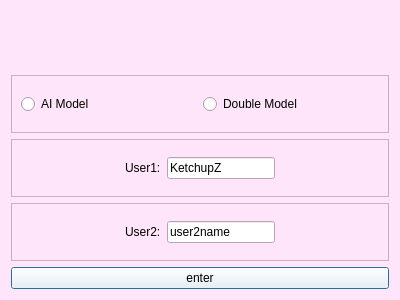
<?xml version="1.0" encoding="UTF-8"?>
<ui version="4.0">
 <class>SelectModelDialogUi</class>
 <widget class="QDialog" name="SelectModelDialogUi">
  <property name="geometry">
   <rect>
    <x>0</x>
    <y>0</y>
    <width>400</width>
    <height>300</height>
   </rect>
  </property>
  <property name="palette">
   <palette>
    <active>
     <colorrole role="WindowText">
      <brush brushstyle="SolidPattern">
       <color alpha="255">
        <red>0</red>
        <green>0</green>
        <blue>0</blue>
       </color>
      </brush>
     </colorrole>
     <colorrole role="Button">
      <brush brushstyle="SolidPattern">
       <color alpha="255">
        <red>255</red>
        <green>229</green>
        <blue>250</blue>
       </color>
      </brush>
     </colorrole>
     <colorrole role="Light">
      <brush brushstyle="SolidPattern">
       <color alpha="255">
        <red>255</red>
        <green>255</green>
        <blue>255</blue>
       </color>
      </brush>
     </colorrole>
     <colorrole role="Midlight">
      <brush brushstyle="SolidPattern">
       <color alpha="255">
        <red>255</red>
        <green>242</green>
        <blue>252</blue>
       </color>
      </brush>
     </colorrole>
     <colorrole role="Dark">
      <brush brushstyle="SolidPattern">
       <color alpha="255">
        <red>127</red>
        <green>114</green>
        <blue>125</blue>
       </color>
      </brush>
     </colorrole>
     <colorrole role="Mid">
      <brush brushstyle="SolidPattern">
       <color alpha="255">
        <red>170</red>
        <green>153</green>
        <blue>167</blue>
       </color>
      </brush>
     </colorrole>
     <colorrole role="Text">
      <brush brushstyle="SolidPattern">
       <color alpha="255">
        <red>0</red>
        <green>0</green>
        <blue>0</blue>
       </color>
      </brush>
     </colorrole>
     <colorrole role="BrightText">
      <brush brushstyle="SolidPattern">
       <color alpha="255">
        <red>255</red>
        <green>255</green>
        <blue>255</blue>
       </color>
      </brush>
     </colorrole>
     <colorrole role="ButtonText">
      <brush brushstyle="SolidPattern">
       <color alpha="255">
        <red>0</red>
        <green>0</green>
        <blue>0</blue>
       </color>
      </brush>
     </colorrole>
     <colorrole role="Base">
      <brush brushstyle="SolidPattern">
       <color alpha="255">
        <red>255</red>
        <green>255</green>
        <blue>255</blue>
       </color>
      </brush>
     </colorrole>
     <colorrole role="Window">
      <brush brushstyle="SolidPattern">
       <color alpha="255">
        <red>255</red>
        <green>229</green>
        <blue>250</blue>
       </color>
      </brush>
     </colorrole>
     <colorrole role="Shadow">
      <brush brushstyle="SolidPattern">
       <color alpha="255">
        <red>0</red>
        <green>0</green>
        <blue>0</blue>
       </color>
      </brush>
     </colorrole>
     <colorrole role="AlternateBase">
      <brush brushstyle="SolidPattern">
       <color alpha="255">
        <red>255</red>
        <green>242</green>
        <blue>252</blue>
       </color>
      </brush>
     </colorrole>
     <colorrole role="ToolTipBase">
      <brush brushstyle="SolidPattern">
       <color alpha="255">
        <red>255</red>
        <green>255</green>
        <blue>220</blue>
       </color>
      </brush>
     </colorrole>
     <colorrole role="ToolTipText">
      <brush brushstyle="SolidPattern">
       <color alpha="255">
        <red>0</red>
        <green>0</green>
        <blue>0</blue>
       </color>
      </brush>
     </colorrole>
     <colorrole role="PlaceholderText">
      <brush brushstyle="SolidPattern">
       <color alpha="128">
        <red>0</red>
        <green>0</green>
        <blue>0</blue>
       </color>
      </brush>
     </colorrole>
    </active>
    <inactive>
     <colorrole role="WindowText">
      <brush brushstyle="SolidPattern">
       <color alpha="255">
        <red>0</red>
        <green>0</green>
        <blue>0</blue>
       </color>
      </brush>
     </colorrole>
     <colorrole role="Button">
      <brush brushstyle="SolidPattern">
       <color alpha="255">
        <red>255</red>
        <green>229</green>
        <blue>250</blue>
       </color>
      </brush>
     </colorrole>
     <colorrole role="Light">
      <brush brushstyle="SolidPattern">
       <color alpha="255">
        <red>255</red>
        <green>255</green>
        <blue>255</blue>
       </color>
      </brush>
     </colorrole>
     <colorrole role="Midlight">
      <brush brushstyle="SolidPattern">
       <color alpha="255">
        <red>255</red>
        <green>242</green>
        <blue>252</blue>
       </color>
      </brush>
     </colorrole>
     <colorrole role="Dark">
      <brush brushstyle="SolidPattern">
       <color alpha="255">
        <red>127</red>
        <green>114</green>
        <blue>125</blue>
       </color>
      </brush>
     </colorrole>
     <colorrole role="Mid">
      <brush brushstyle="SolidPattern">
       <color alpha="255">
        <red>170</red>
        <green>153</green>
        <blue>167</blue>
       </color>
      </brush>
     </colorrole>
     <colorrole role="Text">
      <brush brushstyle="SolidPattern">
       <color alpha="255">
        <red>0</red>
        <green>0</green>
        <blue>0</blue>
       </color>
      </brush>
     </colorrole>
     <colorrole role="BrightText">
      <brush brushstyle="SolidPattern">
       <color alpha="255">
        <red>255</red>
        <green>255</green>
        <blue>255</blue>
       </color>
      </brush>
     </colorrole>
     <colorrole role="ButtonText">
      <brush brushstyle="SolidPattern">
       <color alpha="255">
        <red>0</red>
        <green>0</green>
        <blue>0</blue>
       </color>
      </brush>
     </colorrole>
     <colorrole role="Base">
      <brush brushstyle="SolidPattern">
       <color alpha="255">
        <red>255</red>
        <green>255</green>
        <blue>255</blue>
       </color>
      </brush>
     </colorrole>
     <colorrole role="Window">
      <brush brushstyle="SolidPattern">
       <color alpha="255">
        <red>255</red>
        <green>229</green>
        <blue>250</blue>
       </color>
      </brush>
     </colorrole>
     <colorrole role="Shadow">
      <brush brushstyle="SolidPattern">
       <color alpha="255">
        <red>0</red>
        <green>0</green>
        <blue>0</blue>
       </color>
      </brush>
     </colorrole>
     <colorrole role="AlternateBase">
      <brush brushstyle="SolidPattern">
       <color alpha="255">
        <red>255</red>
        <green>242</green>
        <blue>252</blue>
       </color>
      </brush>
     </colorrole>
     <colorrole role="ToolTipBase">
      <brush brushstyle="SolidPattern">
       <color alpha="255">
        <red>255</red>
        <green>255</green>
        <blue>220</blue>
       </color>
      </brush>
     </colorrole>
     <colorrole role="ToolTipText">
      <brush brushstyle="SolidPattern">
       <color alpha="255">
        <red>0</red>
        <green>0</green>
        <blue>0</blue>
       </color>
      </brush>
     </colorrole>
     <colorrole role="PlaceholderText">
      <brush brushstyle="SolidPattern">
       <color alpha="128">
        <red>0</red>
        <green>0</green>
        <blue>0</blue>
       </color>
      </brush>
     </colorrole>
    </inactive>
    <disabled>
     <colorrole role="WindowText">
      <brush brushstyle="SolidPattern">
       <color alpha="255">
        <red>127</red>
        <green>114</green>
        <blue>125</blue>
       </color>
      </brush>
     </colorrole>
     <colorrole role="Button">
      <brush brushstyle="SolidPattern">
       <color alpha="255">
        <red>255</red>
        <green>229</green>
        <blue>250</blue>
       </color>
      </brush>
     </colorrole>
     <colorrole role="Light">
      <brush brushstyle="SolidPattern">
       <color alpha="255">
        <red>255</red>
        <green>255</green>
        <blue>255</blue>
       </color>
      </brush>
     </colorrole>
     <colorrole role="Midlight">
      <brush brushstyle="SolidPattern">
       <color alpha="255">
        <red>255</red>
        <green>242</green>
        <blue>252</blue>
       </color>
      </brush>
     </colorrole>
     <colorrole role="Dark">
      <brush brushstyle="SolidPattern">
       <color alpha="255">
        <red>127</red>
        <green>114</green>
        <blue>125</blue>
       </color>
      </brush>
     </colorrole>
     <colorrole role="Mid">
      <brush brushstyle="SolidPattern">
       <color alpha="255">
        <red>170</red>
        <green>153</green>
        <blue>167</blue>
       </color>
      </brush>
     </colorrole>
     <colorrole role="Text">
      <brush brushstyle="SolidPattern">
       <color alpha="255">
        <red>127</red>
        <green>114</green>
        <blue>125</blue>
       </color>
      </brush>
     </colorrole>
     <colorrole role="BrightText">
      <brush brushstyle="SolidPattern">
       <color alpha="255">
        <red>255</red>
        <green>255</green>
        <blue>255</blue>
       </color>
      </brush>
     </colorrole>
     <colorrole role="ButtonText">
      <brush brushstyle="SolidPattern">
       <color alpha="255">
        <red>127</red>
        <green>114</green>
        <blue>125</blue>
       </color>
      </brush>
     </colorrole>
     <colorrole role="Base">
      <brush brushstyle="SolidPattern">
       <color alpha="255">
        <red>255</red>
        <green>229</green>
        <blue>250</blue>
       </color>
      </brush>
     </colorrole>
     <colorrole role="Window">
      <brush brushstyle="SolidPattern">
       <color alpha="255">
        <red>255</red>
        <green>229</green>
        <blue>250</blue>
       </color>
      </brush>
     </colorrole>
     <colorrole role="Shadow">
      <brush brushstyle="SolidPattern">
       <color alpha="255">
        <red>0</red>
        <green>0</green>
        <blue>0</blue>
       </color>
      </brush>
     </colorrole>
     <colorrole role="AlternateBase">
      <brush brushstyle="SolidPattern">
       <color alpha="255">
        <red>255</red>
        <green>229</green>
        <blue>250</blue>
       </color>
      </brush>
     </colorrole>
     <colorrole role="ToolTipBase">
      <brush brushstyle="SolidPattern">
       <color alpha="255">
        <red>255</red>
        <green>255</green>
        <blue>220</blue>
       </color>
      </brush>
     </colorrole>
     <colorrole role="ToolTipText">
      <brush brushstyle="SolidPattern">
       <color alpha="255">
        <red>0</red>
        <green>0</green>
        <blue>0</blue>
       </color>
      </brush>
     </colorrole>
     <colorrole role="PlaceholderText">
      <brush brushstyle="SolidPattern">
       <color alpha="128">
        <red>0</red>
        <green>0</green>
        <blue>0</blue>
       </color>
      </brush>
     </colorrole>
    </disabled>
   </palette>
  </property>
  <property name="windowTitle">
   <string>Dialog</string>
  </property>
  <property name="autoFillBackground">
   <bool>true</bool>
  </property>
  <layout class="QVBoxLayout" name="verticalLayout">
   <item>
    <widget class="QLabel" name="label_3">
     <property name="autoFillBackground">
      <bool>true</bool>
     </property>
     <property name="text">
      <string/>
     </property>
     <property name="pixmap">
      <pixmap resource="image.qrc">:/png/image/Title.png</pixmap>
     </property>
     <property name="scaledContents">
      <bool>true</bool>
     </property>
     <property name="indent">
      <number>6</number>
     </property>
    </widget>
   </item>
   <item>
    <widget class="QFrame" name="frame_3">
     <property name="frameShape">
      <enum>QFrame::StyledPanel</enum>
     </property>
     <property name="frameShadow">
      <enum>QFrame::Raised</enum>
     </property>
     <layout class="QVBoxLayout" name="verticalLayout_2">
      <item>
       <layout class="QHBoxLayout" name="horizontalLayout_3">
        <item>
         <widget class="QRadioButton" name="ai_radio">
          <property name="text">
           <string>AI Model</string>
          </property>
         </widget>
        </item>
        <item>
         <widget class="QRadioButton" name="double_radio">
          <property name="text">
           <string>Double Model</string>
          </property>
         </widget>
        </item>
       </layout>
      </item>
     </layout>
    </widget>
   </item>
   <item>
    <widget class="QFrame" name="frame">
     <property name="frameShape">
      <enum>QFrame::StyledPanel</enum>
     </property>
     <property name="frameShadow">
      <enum>QFrame::Raised</enum>
     </property>
     <layout class="QHBoxLayout" name="horizontalLayout">
      <item>
       <spacer name="horizontalSpacer_3">
        <property name="orientation">
         <enum>Qt::Horizontal</enum>
        </property>
        <property name="sizeHint" stdset="0">
         <size>
          <width>40</width>
          <height>20</height>
         </size>
        </property>
       </spacer>
      </item>
      <item>
       <widget class="QLabel" name="label">
        <property name="text">
         <string>User1:</string>
        </property>
       </widget>
      </item>
      <item>
       <widget class="QLineEdit" name="user1_line">
        <property name="text">
         <string>KetchupZ</string>
        </property>
        <property name="maxLength">
         <number>15</number>
        </property>
       </widget>
      </item>
      <item>
       <spacer name="horizontalSpacer_4">
        <property name="orientation">
         <enum>Qt::Horizontal</enum>
        </property>
        <property name="sizeHint" stdset="0">
         <size>
          <width>40</width>
          <height>20</height>
         </size>
        </property>
       </spacer>
      </item>
     </layout>
    </widget>
   </item>
   <item>
    <widget class="QFrame" name="frame_2">
     <property name="frameShape">
      <enum>QFrame::StyledPanel</enum>
     </property>
     <property name="frameShadow">
      <enum>QFrame::Raised</enum>
     </property>
     <layout class="QHBoxLayout" name="horizontalLayout_2">
      <item>
       <spacer name="horizontalSpacer">
        <property name="orientation">
         <enum>Qt::Horizontal</enum>
        </property>
        <property name="sizeHint" stdset="0">
         <size>
          <width>40</width>
          <height>20</height>
         </size>
        </property>
       </spacer>
      </item>
      <item>
       <widget class="QLabel" name="label_2">
        <property name="text">
         <string>User2:</string>
        </property>
       </widget>
      </item>
      <item>
       <widget class="QLineEdit" name="user2_line">
        <property name="text">
         <string>user2name</string>
        </property>
        <property name="maxLength">
         <number>15</number>
        </property>
       </widget>
      </item>
      <item>
       <spacer name="horizontalSpacer_2">
        <property name="orientation">
         <enum>Qt::Horizontal</enum>
        </property>
        <property name="sizeHint" stdset="0">
         <size>
          <width>40</width>
          <height>20</height>
         </size>
        </property>
       </spacer>
      </item>
     </layout>
    </widget>
   </item>
   <item>
    <widget class="QPushButton" name="enter_button">
     <property name="palette">
      <palette>
       <active>
        <colorrole role="WindowText">
         <brush brushstyle="SolidPattern">
          <color alpha="255">
           <red>0</red>
           <green>0</green>
           <blue>0</blue>
          </color>
         </brush>
        </colorrole>
        <colorrole role="Button">
         <brush brushstyle="SolidPattern">
          <color alpha="100">
           <red>255</red>
           <green>255</green>
           <blue>255</blue>
          </color>
         </brush>
        </colorrole>
        <colorrole role="Light">
         <brush brushstyle="SolidPattern">
          <color alpha="100">
           <red>255</red>
           <green>255</green>
           <blue>255</blue>
          </color>
         </brush>
        </colorrole>
        <colorrole role="Midlight">
         <brush brushstyle="SolidPattern">
          <color alpha="100">
           <red>255</red>
           <green>255</green>
           <blue>255</blue>
          </color>
         </brush>
        </colorrole>
        <colorrole role="Dark">
         <brush brushstyle="SolidPattern">
          <color alpha="100">
           <red>127</red>
           <green>127</green>
           <blue>127</blue>
          </color>
         </brush>
        </colorrole>
        <colorrole role="Mid">
         <brush brushstyle="SolidPattern">
          <color alpha="100">
           <red>170</red>
           <green>170</green>
           <blue>170</blue>
          </color>
         </brush>
        </colorrole>
        <colorrole role="Text">
         <brush brushstyle="SolidPattern">
          <color alpha="255">
           <red>0</red>
           <green>0</green>
           <blue>0</blue>
          </color>
         </brush>
        </colorrole>
        <colorrole role="BrightText">
         <brush brushstyle="SolidPattern">
          <color alpha="255">
           <red>255</red>
           <green>255</green>
           <blue>255</blue>
          </color>
         </brush>
        </colorrole>
        <colorrole role="ButtonText">
         <brush brushstyle="SolidPattern">
          <color alpha="255">
           <red>0</red>
           <green>0</green>
           <blue>0</blue>
          </color>
         </brush>
        </colorrole>
        <colorrole role="Base">
         <brush brushstyle="SolidPattern">
          <color alpha="255">
           <red>255</red>
           <green>255</green>
           <blue>255</blue>
          </color>
         </brush>
        </colorrole>
        <colorrole role="Window">
         <brush brushstyle="SolidPattern">
          <color alpha="100">
           <red>255</red>
           <green>255</green>
           <blue>255</blue>
          </color>
         </brush>
        </colorrole>
        <colorrole role="Shadow">
         <brush brushstyle="SolidPattern">
          <color alpha="255">
           <red>0</red>
           <green>0</green>
           <blue>0</blue>
          </color>
         </brush>
        </colorrole>
        <colorrole role="AlternateBase">
         <brush brushstyle="SolidPattern">
          <color alpha="177">
           <red>255</red>
           <green>255</green>
           <blue>255</blue>
          </color>
         </brush>
        </colorrole>
        <colorrole role="ToolTipBase">
         <brush brushstyle="SolidPattern">
          <color alpha="255">
           <red>255</red>
           <green>255</green>
           <blue>220</blue>
          </color>
         </brush>
        </colorrole>
        <colorrole role="ToolTipText">
         <brush brushstyle="SolidPattern">
          <color alpha="255">
           <red>0</red>
           <green>0</green>
           <blue>0</blue>
          </color>
         </brush>
        </colorrole>
        <colorrole role="PlaceholderText">
         <brush brushstyle="SolidPattern">
          <color alpha="128">
           <red>0</red>
           <green>0</green>
           <blue>0</blue>
          </color>
         </brush>
        </colorrole>
       </active>
       <inactive>
        <colorrole role="WindowText">
         <brush brushstyle="SolidPattern">
          <color alpha="255">
           <red>0</red>
           <green>0</green>
           <blue>0</blue>
          </color>
         </brush>
        </colorrole>
        <colorrole role="Button">
         <brush brushstyle="SolidPattern">
          <color alpha="100">
           <red>255</red>
           <green>255</green>
           <blue>255</blue>
          </color>
         </brush>
        </colorrole>
        <colorrole role="Light">
         <brush brushstyle="SolidPattern">
          <color alpha="100">
           <red>255</red>
           <green>255</green>
           <blue>255</blue>
          </color>
         </brush>
        </colorrole>
        <colorrole role="Midlight">
         <brush brushstyle="SolidPattern">
          <color alpha="100">
           <red>255</red>
           <green>255</green>
           <blue>255</blue>
          </color>
         </brush>
        </colorrole>
        <colorrole role="Dark">
         <brush brushstyle="SolidPattern">
          <color alpha="100">
           <red>127</red>
           <green>127</green>
           <blue>127</blue>
          </color>
         </brush>
        </colorrole>
        <colorrole role="Mid">
         <brush brushstyle="SolidPattern">
          <color alpha="100">
           <red>170</red>
           <green>170</green>
           <blue>170</blue>
          </color>
         </brush>
        </colorrole>
        <colorrole role="Text">
         <brush brushstyle="SolidPattern">
          <color alpha="255">
           <red>0</red>
           <green>0</green>
           <blue>0</blue>
          </color>
         </brush>
        </colorrole>
        <colorrole role="BrightText">
         <brush brushstyle="SolidPattern">
          <color alpha="255">
           <red>255</red>
           <green>255</green>
           <blue>255</blue>
          </color>
         </brush>
        </colorrole>
        <colorrole role="ButtonText">
         <brush brushstyle="SolidPattern">
          <color alpha="255">
           <red>0</red>
           <green>0</green>
           <blue>0</blue>
          </color>
         </brush>
        </colorrole>
        <colorrole role="Base">
         <brush brushstyle="SolidPattern">
          <color alpha="255">
           <red>255</red>
           <green>255</green>
           <blue>255</blue>
          </color>
         </brush>
        </colorrole>
        <colorrole role="Window">
         <brush brushstyle="SolidPattern">
          <color alpha="100">
           <red>255</red>
           <green>255</green>
           <blue>255</blue>
          </color>
         </brush>
        </colorrole>
        <colorrole role="Shadow">
         <brush brushstyle="SolidPattern">
          <color alpha="255">
           <red>0</red>
           <green>0</green>
           <blue>0</blue>
          </color>
         </brush>
        </colorrole>
        <colorrole role="AlternateBase">
         <brush brushstyle="SolidPattern">
          <color alpha="177">
           <red>255</red>
           <green>255</green>
           <blue>255</blue>
          </color>
         </brush>
        </colorrole>
        <colorrole role="ToolTipBase">
         <brush brushstyle="SolidPattern">
          <color alpha="255">
           <red>255</red>
           <green>255</green>
           <blue>220</blue>
          </color>
         </brush>
        </colorrole>
        <colorrole role="ToolTipText">
         <brush brushstyle="SolidPattern">
          <color alpha="255">
           <red>0</red>
           <green>0</green>
           <blue>0</blue>
          </color>
         </brush>
        </colorrole>
        <colorrole role="PlaceholderText">
         <brush brushstyle="SolidPattern">
          <color alpha="128">
           <red>0</red>
           <green>0</green>
           <blue>0</blue>
          </color>
         </brush>
        </colorrole>
       </inactive>
       <disabled>
        <colorrole role="WindowText">
         <brush brushstyle="SolidPattern">
          <color alpha="100">
           <red>127</red>
           <green>127</green>
           <blue>127</blue>
          </color>
         </brush>
        </colorrole>
        <colorrole role="Button">
         <brush brushstyle="SolidPattern">
          <color alpha="100">
           <red>255</red>
           <green>255</green>
           <blue>255</blue>
          </color>
         </brush>
        </colorrole>
        <colorrole role="Light">
         <brush brushstyle="SolidPattern">
          <color alpha="100">
           <red>255</red>
           <green>255</green>
           <blue>255</blue>
          </color>
         </brush>
        </colorrole>
        <colorrole role="Midlight">
         <brush brushstyle="SolidPattern">
          <color alpha="100">
           <red>255</red>
           <green>255</green>
           <blue>255</blue>
          </color>
         </brush>
        </colorrole>
        <colorrole role="Dark">
         <brush brushstyle="SolidPattern">
          <color alpha="100">
           <red>127</red>
           <green>127</green>
           <blue>127</blue>
          </color>
         </brush>
        </colorrole>
        <colorrole role="Mid">
         <brush brushstyle="SolidPattern">
          <color alpha="100">
           <red>170</red>
           <green>170</green>
           <blue>170</blue>
          </color>
         </brush>
        </colorrole>
        <colorrole role="Text">
         <brush brushstyle="SolidPattern">
          <color alpha="100">
           <red>127</red>
           <green>127</green>
           <blue>127</blue>
          </color>
         </brush>
        </colorrole>
        <colorrole role="BrightText">
         <brush brushstyle="SolidPattern">
          <color alpha="255">
           <red>255</red>
           <green>255</green>
           <blue>255</blue>
          </color>
         </brush>
        </colorrole>
        <colorrole role="ButtonText">
         <brush brushstyle="SolidPattern">
          <color alpha="100">
           <red>127</red>
           <green>127</green>
           <blue>127</blue>
          </color>
         </brush>
        </colorrole>
        <colorrole role="Base">
         <brush brushstyle="SolidPattern">
          <color alpha="100">
           <red>255</red>
           <green>255</green>
           <blue>255</blue>
          </color>
         </brush>
        </colorrole>
        <colorrole role="Window">
         <brush brushstyle="SolidPattern">
          <color alpha="100">
           <red>255</red>
           <green>255</green>
           <blue>255</blue>
          </color>
         </brush>
        </colorrole>
        <colorrole role="Shadow">
         <brush brushstyle="SolidPattern">
          <color alpha="255">
           <red>0</red>
           <green>0</green>
           <blue>0</blue>
          </color>
         </brush>
        </colorrole>
        <colorrole role="AlternateBase">
         <brush brushstyle="SolidPattern">
          <color alpha="100">
           <red>255</red>
           <green>255</green>
           <blue>255</blue>
          </color>
         </brush>
        </colorrole>
        <colorrole role="ToolTipBase">
         <brush brushstyle="SolidPattern">
          <color alpha="255">
           <red>255</red>
           <green>255</green>
           <blue>220</blue>
          </color>
         </brush>
        </colorrole>
        <colorrole role="ToolTipText">
         <brush brushstyle="SolidPattern">
          <color alpha="255">
           <red>0</red>
           <green>0</green>
           <blue>0</blue>
          </color>
         </brush>
        </colorrole>
        <colorrole role="PlaceholderText">
         <brush brushstyle="SolidPattern">
          <color alpha="128">
           <red>0</red>
           <green>0</green>
           <blue>0</blue>
          </color>
         </brush>
        </colorrole>
       </disabled>
      </palette>
     </property>
     <property name="autoFillBackground">
      <bool>true</bool>
     </property>
     <property name="text">
      <string>enter</string>
     </property>
    </widget>
   </item>
  </layout>
 </widget>
 <resources>
  <include location="image.qrc"/>
 </resources>
 <connections/>
</ui>
